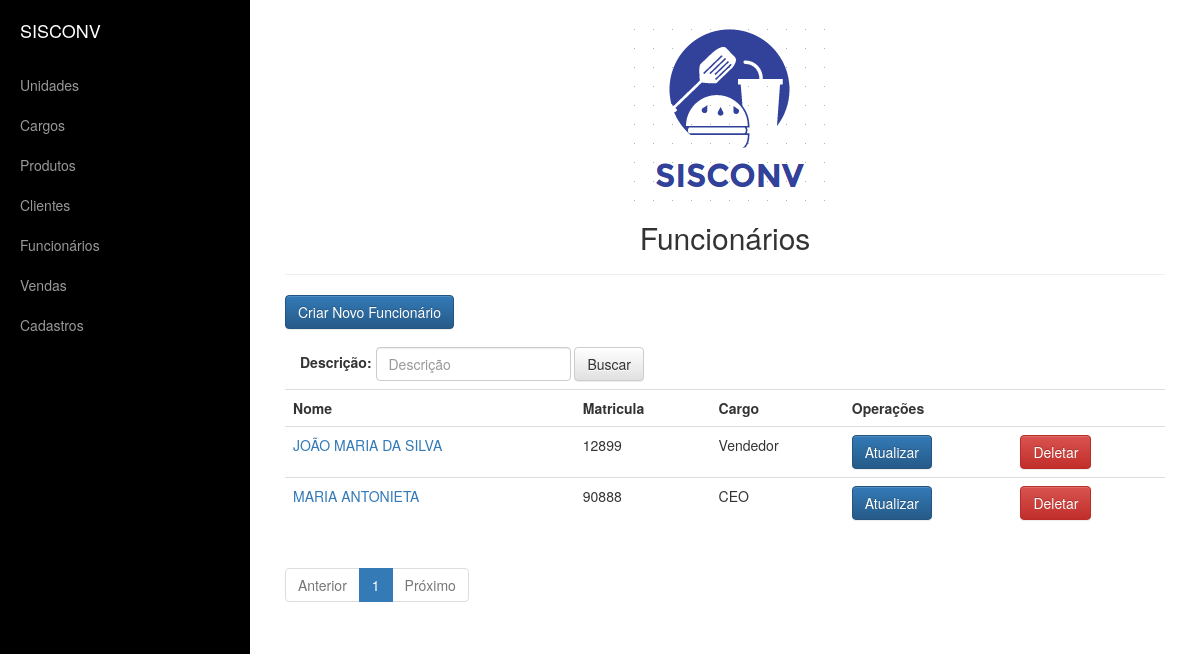
Page /appvendas/funcionario/list on the earlier database version.
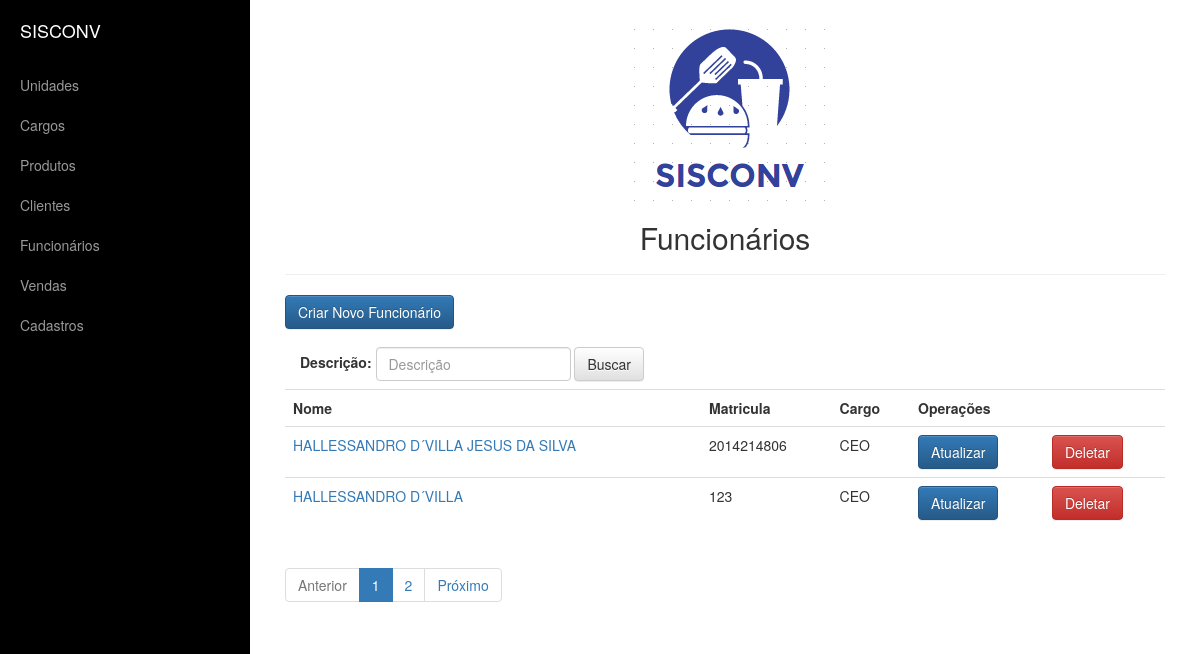
Same page on the later database version.
### appvendas/models.py (models this page shows, shortened)
class Pessoa(models.Model):
    nome=models.CharField("Nome",max_length=255)
    email=models.EmailField("E-Mail",max_length=200)
    telefone=models.CharField("Telefone",max_length=20)

class Funcionario(Pessoa):
    matricula=models.CharField("Matrícula",max_length=10,unique=True)
    cargo=models.ForeignKey(Cargo,on_delete=models.PROTECT,verbose_name="Cargo")

class Pessoa(models.Model):
    nome=models.CharField("Nome",max_length=255)
    email=models.EmailField("E-Mail",max_length=200)
    telefone=models.CharField("Telefone",max_length=20)

class Cargo(models.Model):
    descricao=models.CharField("Descrição",max_length=150)

### appvendas/views.py (the view)
def funcionario_list(request):
    criterio=request.GET.get('criterio')
    if(criterio):
        funcionarios=Funcionario.objects.filter(nome__contains=criterio)
    else:
        funcionarios = Funcionario.objects.all().order_by('nome')
        criterio=""
    paginator = Paginator(funcionarios, 2)
    page = request.GET.get('page')
    try:
        funcionarios = paginator.page(page)
    except PageNotAnInteger:
        funcionarios = paginator.page(1)
    except EmptyPage:
        funcionarios = paginator.page(paginator.num_pages)
    dados={'funcionarios':funcionarios,'criterio':criterio, 'paginator':paginator, 'page_obj':funcionarios}
    return render(request, 'funcionario/funcionario_list.html', dados)

### templates/funcionario/funcionario_list.html
{% extends 'base.html' %}
{% block conteudo %}
    <center><h2>Funcionários</h2></center>
    <hr>
    <p><a href="{% url 'funcionario_new' %}" class="btn btn-primary" >Criar Novo Funcionário</a></p>
    <form class="navbar-form navbar-left" role="search" method="get" action="{% url 'funcionario_list' %}">
      <div class="form-group">
          <label for="criterio">Descrição:</label>
        <input type="text" id="criterio" name="criterio" value="{{ criterio }}" class="form-control" placeholder="Descrição">
      </div>
      <button type="submit" class="btn btn-default">Buscar</button>
    </form>
    <table class="table table-hover">
  <tr>
    <th>Nome</th>
    <th>Matricula</th>
      <th>Cargo</th>
      <th colspan="2">Operações</th>
  </tr>
    {% for funcionario in funcionarios %}
        <tr>
            <td><a href="{% url 'funcionario_detail' funcionario.pk %}"> {{funcionario.nome | upper }}</a></td>
            <td>{{ funcionario.matricula }}</td>
            <td>{{ funcionario.cargo.descricao }}</td>
            <td><a href="{% url 'funcionario_update' funcionario.pk %}" class="btn btn-primary">Atualizar</a> </td>
            <td><a href="{% url 'funcionario_delete' funcionario.pk %}" class="btn btn-danger">Deletar</a> </td>
        </tr>
    {% endfor %}
</table>
{% include 'utils/paginacao.html' %}
{% endblock %}

Differences in the rows shown:
no longer on this page (row edited): Funcionario: nome "JOÃO MARIA DA SILVA", matricula "12899", cargo.descricao "Vendedor"
removed Funcionario: nome "MARIA ANTONIETA", matricula "90888", cargo.descricao "CEO"
added Funcionario: nome "HALLESSANDRO D´VILLA JESUS DA SILVA", matricula "2014214806", cargo.descricao "CEO"
added Funcionario: nome "HALLESSANDRO D´VILLA", matricula "123", cargo.descricao "CEO"
Other differences:
new list line: "2"
